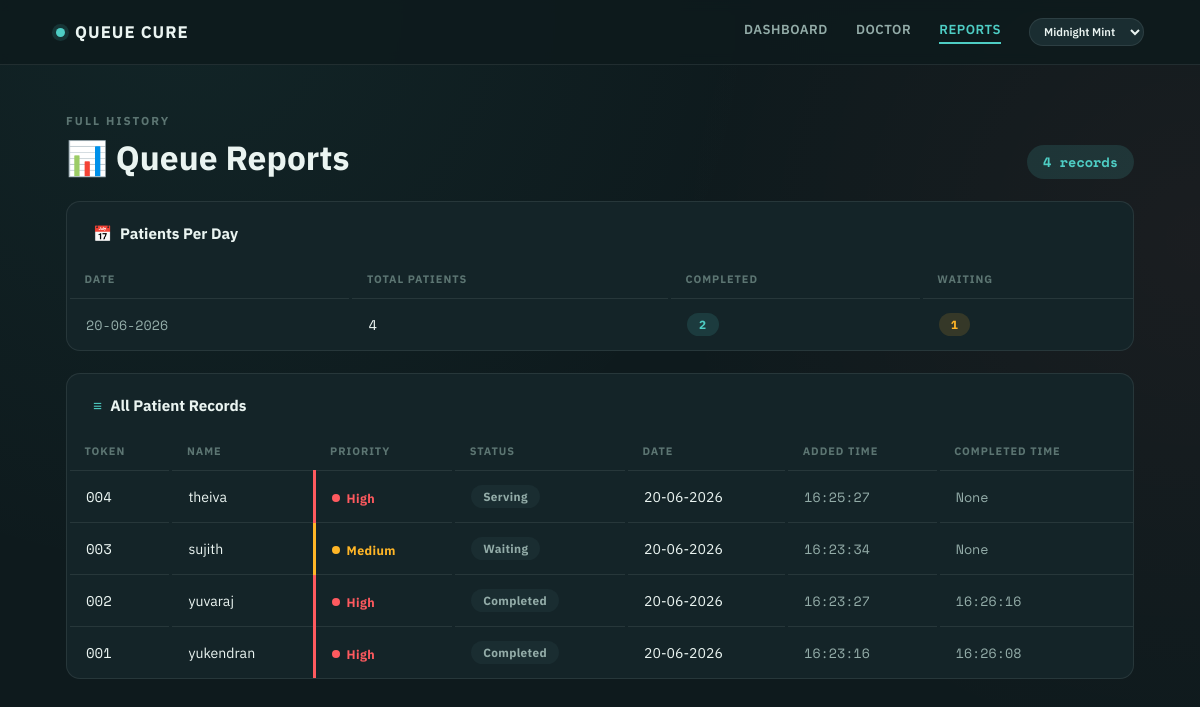
Page /reports on the committed database.
### tables this page shows
CREATE TABLE patients(
    id INTEGER PRIMARY KEY AUTOINCREMENT,
    name TEXT NOT NULL,
    token INTEGER NOT NULL,
    status TEXT DEFAULT 'waiting',
    priority TEXT DEFAULT 'Low',
    created_date TEXT,
    created_time TEXT,
    completed_time TEXT
);

### app.py (the view)
@app.route("/reports")
def reports():
    conn = sqlite3.connect("clinic.db")
    cursor = conn.cursor()
    cursor.execute("""
        SELECT *
        FROM patients
        ORDER BY created_date DESC, token DESC
        """)
    patients = cursor.fetchall()
    cursor.execute("""
        SELECT
            created_date,
            COUNT(*) AS total_patients,
            SUM(CASE WHEN status='completed' THEN 1 ELSE 0 END) AS completed,
            SUM(CASE WHEN status='waiting' THEN 1 ELSE 0 END) AS waiting
        FROM patients
        GROUP BY created_date
        ORDER BY created_date DESC
        """)
    daily_summary = cursor.fetchall()
    conn.close()
    return render_template(
        "reports.html",
        patients=patients,
        daily_summary=daily_summary
    )

### templates/reports.html (shortened to what this page needs)
<!DOCTYPE html>
<html lang="en">
<head>
</head>
<body>
<nav class="navbar">
  <a class="navbar-brand" href="/reports">
    <span class="dot"></span> Queue&nbsp;Cure
  </a>
  <div class="nav-links">
    <a href="/">Dashboard</a>
    <a href="/doctor">Doctor</a>
    <a href="/reports" class="active">Reports</a>
    <select id="themePicker" class="theme-picker" aria-label="Color theme">
      <option value="mint">Midnight Mint</option>
    </select>
  </div>
</nav>
<div class="wrap">
  <div class="page-head">
    <div>
      <p class="eyebrow">Full History</p>
      <h1>📊 Queue Reports</h1>
    </div>
    <span class="record-count">{{ patients|length }} records</span>
  </div>
  <div class="panel" style="margin-bottom: 22px;">
    <div class="panel-title-row">
      <h3 class="panel-title"><span class="tick">📅</span> Patients Per Day</h3>
    </div>
    <div class="table-scroll">
      <table class="report-table" style="min-width: 480px;">
        <thead>
          <tr>
            <th>Date</th>
            <th>Total Patients</th>
            <th>Completed</th>
            <th>Waiting</th>
          </tr>
        </thead>
        <tbody>
          {% for day in daily_summary %}
          <tr>
            <td class="time-cell">{{ day[0] }}</td>
            <td class="token-cell">{{ day[1] }}</td>
            <td><span class="status-tag s-completed">{{ day[2] }}</span></td>
            <td><span class="status-tag s-waiting">{{ day[3] }}</span></td>
          </tr>
          {% else %}
          <tr>
            <td colspan="4" class="empty-row">No data yet.</td>
          </tr>
          {% endfor %}
        </tbody>
      </table>
    </div>
  </div>
  <div class="panel">
    <div class="panel-title-row">
      <h3 class="panel-title"><span class="tick">≡</span> All Patient Records</h3>
    </div>
    <div class="table-scroll">
      <table class="report-table">
        <thead>
          <tr>
            <th>Token</th>
            <th>Name</th>
            <th>Priority</th>
            <th>Status</th>
            <th>Date</th>
            <th>Added Time</th>
            <th>Completed Time</th>
          </tr>
        </thead>
        <tbody>
          {% for patient in patients %}
          <tr>
            <td class="token-cell">{{ "%03d"|format(patient[2]) }}</td>
            <td>{{ patient[1] }}</td>
            <td style="--row-color: {{ 'var(--coral)' if patient[4] == 'High' else ('var(--amber)' if patient[4] == 'Medium' else 'var(--mint)') }};">
              {% if patient[4] == "High" %}
                <span class="priority-tag p-high"><span class="dot"></span>High</span>
              {% elif patient[4] == "Medium" %}
                <span class="priority-tag p-med"><span class="dot"></span>Medium</span>
              {% else %}
                <span class="priority-tag p-low"><span class="dot"></span>Low</span>
              {% endif %}
            </td>
            <td>
              {% if patient[3] == "Completed" %}
                <span class="status-tag s-completed">{{ patient[3] }}</span>
              {% elif patient[3] == "Waiting" %}
                <span class="status-tag s-waiting">{{ patient[3] }}</span>
              {% else %}
                <span class="status-tag s-other">{{ patient[3] }}</span>
              {% endif %}
            </td>
            <td>{{ patient[5] }}</td>
            <td class="time-cell">{{ patient[6] }}</td>
            <td class="time-cell">{{ patient[7] }}</td>
          </tr>
          {% else %}
          <tr>
            <td colspan="7" class="empty-row">No records yet. Completed and queued patients will show up here.</td>
          </tr>
          {% endfor %}
        </tbody>
      </table>
    </div>
  </div>
</div>
</body>
</html>

### rows in the picture
patients: token "004", name "theiva", priority "High" (drawn), status "Serving", created_date "20-06-2026", created_time "16:25:27", patient "None"
patients: token "003", name "sujith", priority "Medium" (drawn), status "Waiting", created_date "20-06-2026", created_time "16:23:34", patient "None"
patients: token "002", name "yuvaraj", priority "High" (drawn), status "Completed", created_date "20-06-2026", created_time "16:23:27", completed_time "16:26:16"
patients: token "001", name "yukendran", priority "High" (drawn), status "Completed", created_date "20-06-2026", created_time "16:23:16", completed_time "16:26:08"

### other values in the picture
{{ patients|length }} "4"
{{ day[0] }} "20-06-2026"
{{ day[1] }} "4"
{{ day[2] }} "2"
{{ day[3] }} "1"
